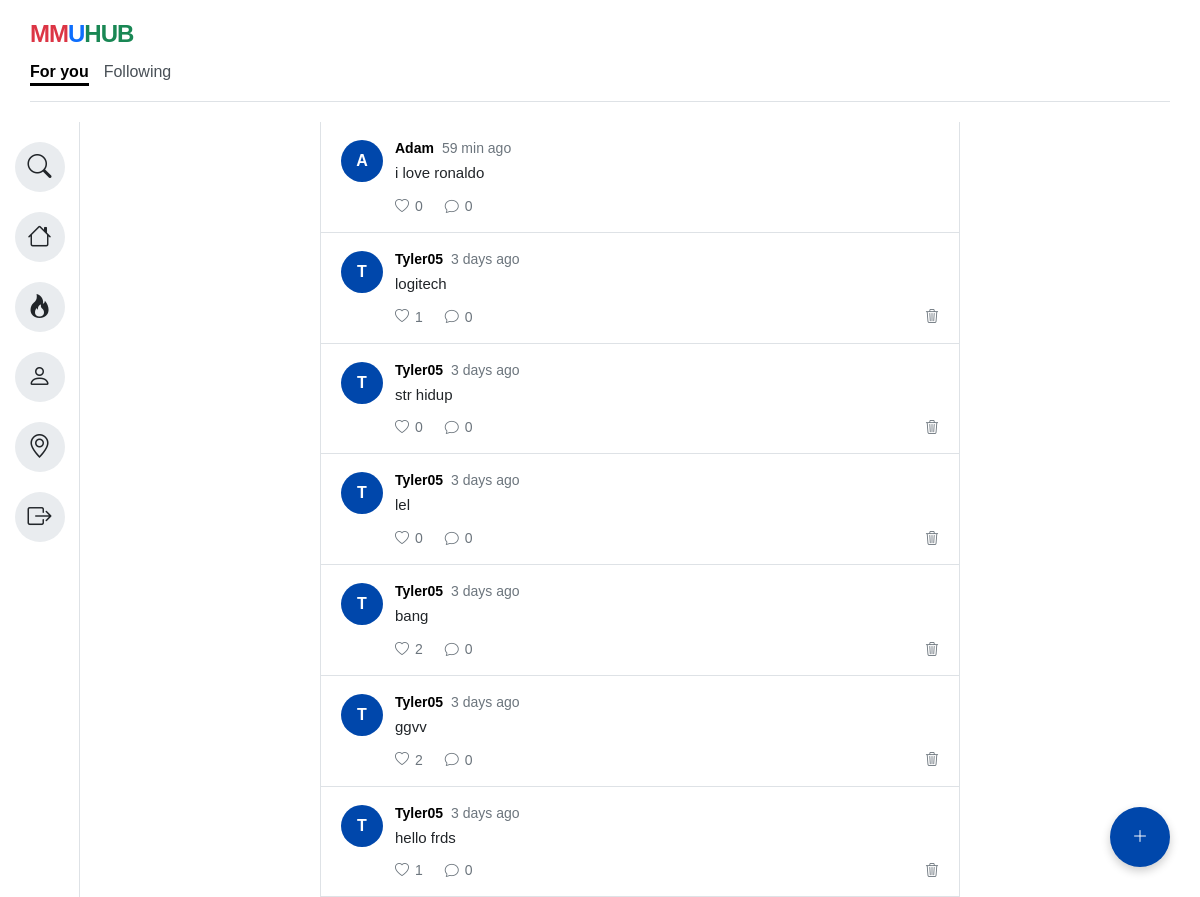
The page /Homepage.html (signed in) on the database its author committed.
### tables this page shows
CREATE TABLE posts (
        id INTEGER PRIMARY KEY AUTOINCREMENT,
        user_id INTEGER,
        content TEXT,
        created_at TIMESTAMP DEFAULT CURRENT_TIMESTAMP,
        FOREIGN KEY(user_id) REFERENCES users(id)
    );

CREATE TABLE users (
        id INTEGER PRIMARY KEY AUTOINCREMENT,
        username TEXT UNIQUE NOT NULL,
        email TEXT UNIQUE NOT NULL,
        password TEXT NOT NULL
    );

### app.py (the view)
@app.route("/Homepage.html")
def homepage():
    if "user" not in session:
        return redirect(url_for("login_page"))
    posts = get_all_posts()
    formatted_posts = []
    for post in posts:
        formatted_posts.append({
    "id": post[0],
    "username": post[1],
    "content": post[2],
    "time": time_ago(post[3]),
    "likes": get_like_count(post[0])["likes"]
})
    return render_template(
        "Homepage.html",
        username=session["user"]["username"],
        posts=formatted_posts
    )

### database.py (called while the page is built)
def connect():
    return sqlite3.connect("app.db")

### likes.py (called while the page is built)
def get_like_count(post_id):
    conn = connect()
    cursor = conn.cursor()
    cursor.execute(
        "SELECT COUNT(*) FROM likes WHERE post_id=?",
        (post_id,)
    )
    count = cursor.fetchone()[0]
    conn.close()
    return {"likes": count}

### posts.py (called while the page is built)
def get_all_posts():
    conn = connect()
    cursor = conn.cursor()
    cursor.execute("""
        SELECT
            posts.id,
            users.username,
            posts.content,
            posts.created_at
        FROM posts
        JOIN users
            ON posts.user_id = users.id
        ORDER BY posts.created_at DESC
    """)
    posts = cursor.fetchall()
    conn.close()
    return posts

### templates/Homepage.html (shortened to what this page needs)
<!DOCTYPE html>
<html lang="en">
<head>
<link rel="stylesheet"
      href="{{ url_for('static', filename='style.css') }}">
    <link rel="stylesheet" href="https://cdn.jsdelivr.net/npm/bootstrap-icons@1.11.1/font/bootstrap-icons.css">
</head>
<body>
    <div class="app-background">
        <div class="main-container">
            <header>
                <div class="logo">
                    <span class="red">MM</span><span class="blue">U</span><span class="green">HUB</span>
                </div>
                <div class="tabs">
                    <div class="tab-item active"><a href="Homepage.html">For you</a></div>
                    <div class="tab-item"><a href="Following.html">Following</a></div>
                </div>
                <hr class="header-line">
            </header>
            <div class="content-wrapper">
                <aside class="sidebar">
                    <div class="icon-group">
                      <a href="Search.html" class="icon-circle" data-tooltip="Search"><i class="bi bi-search"></i></a>
                      <a href="Homepage.html" class="icon-circle" data-tooltip="Home"><i class="bi bi-house"></i></a>
                      <a href="Trending.html" class="icon-circle" data-tooltip="Trending"><i class="bi bi-fire"></i></a>
                      <a href="Profile.html" class="icon-circle" data-tooltip="Profile"><i class="bi bi-person"></i></a>
                      <a href="Map.html" class="icon-circle" data-tooltip="Map"><i class="bi bi-geo-alt"></i></a>
                      <a href="/logout" class="icon-circle logout-icon" data-tooltip="Logout"><i class="bi bi-box-arrow-right"></i></a>
                    </div>
                </aside>
                <main class="content-area">
                    <section class="feed-container">
                        {% for post in posts %}
<article class="feed-post">
    <div class="feed-avatar avatar-blue">
        {{ post.username[0]|upper }}
    </div>
    <div class="feed-post-body">
        <div class="feed-post-header">
            <strong>{{ post.username }}</strong>
            <span>{{ post.time }}</span>
        </div>
        <p>{{ post.content }}</p>
        <div class="feed-actions">
    <button
        type="button"
        class="like-btn"
        data-post-id="{{ post.id }}">
        <i class="bi bi-heart"></i>
        <span class="like-count">{{ post.likes }}</span>
    </button>
    <button type="button">
        <i class="bi bi-chat"></i>
        <span>0</span>
    </button>
    {% if post.username == username %}
    <button
        type="button"
        class="delete-btn"
        data-post-id="{{ post.id }}"
        title="Delete Post">
        <i class="bi bi-trash3"></i>
    </button>
    {% endif %}
</div>
    </div>
</article>
{% endfor %}
                    </section>
                    <div id="createPostBtn" class="createPostBtn" data-tooltip="New Post">
                        <i class="bi bi-plus-lg"></i>
                    </div>
                </main>
            </div>
        </div>
    </div>
</body>
</html>

### static/style.css (style rules this page uses)
* { box-sizing: border-box; margin: 0; padding: 0; font-family: Arial, sans-serif; }
body, html { height: 100%; width: 100%; overflow: hidden; }
.app-background { background-color: #212529; width: 100vw; height: 100vh; display: flex; justify-content: center; align-items: center; padding: 0; }
.main-container { background-color: #ffffff; width: 100%; height: 100%; display: flex; flex-direction: column; overflow: hidden; }
header { padding: 20px 30px; }
.logo { font-size: 24px; font-weight: bold; letter-spacing: -1px; margin-bottom: 15px; }
.logo .red { color: #dc3545; }
.logo .blue { color: #0d6efd; }
.logo .green { color: #198754; }
a { text-decoration: none; color: inherit; }
.tabs { display: flex; gap: 15px; font-size: 16px; color: #495057; }
.tab-item { position: relative; padding-bottom: 5px; cursor: pointer; }
.tab-item.active { font-weight: bold; color: #000000; cursor: default; }
.tab-item::after { content: ''; position: absolute; left: 0; bottom: 0; width: 100%; height: 3px; background-color: #000000; transform: scaleX(0); transition: transform 0.2s ease-in-out; transform-origin: center; }
.tab-item.active::after { transform: scaleX(1); }
.tab-item:not(.active) { cursor: pointer; }
.header-line { margin-top: 15px; border: none; border-bottom: 1px solid #dee2e6; }
.content-wrapper { display: flex; justify-content: center; position: relative; flex: 1; min-height: 0; }
.sidebar { width: 80px; background-color: #ffffff; border-right: 1px solid #dee2e6; display: flex; flex-direction: column; align-items: center; padding: 20px 0; }
.icon-group { display: flex; flex-direction: column; gap: 20px; }
.icon-circle { width: 50px; height: 50px; background-color: #e9ecef; border-radius: 50%; display: flex; justify-content: center; align-items: center; font-size: 24px; color: #212529; cursor: pointer; transition: background-color 0.2s; position: relative; }
.content-area { flex: 1; background-color: #ffffff; position: relative; overflow-y: auto; }
.feed-container { width: 100%; max-width: 640px; min-height: 100%; border-left: 1px solid #dee2e6; border-right: 1px solid #dee2e6; background-color: #ffffff; margin: 0 auto; }
.feed-post { display: flex; gap: 12px; padding: 18px 20px; border-bottom: 1px solid #dee2e6; }
.feed-avatar { width: 42px; height: 42px; border-radius: 50%; color: #ffffff; display: flex; align-items: center; justify-content: center; font-weight: 700; flex-shrink: 0; }
.avatar-blue { background-color: #0047AB; }
.feed-post-body { min-width: 0; flex: 1; }
.feed-post-header { display: flex; align-items: center; gap: 8px; flex-wrap: wrap; margin-bottom: 6px; font-size: 14px; }
.feed-post-header span { color: #6c757d; }
.feed-post-body p { font-size: 15px; line-height: 1.45; color: #212529; }
.feed-actions { display: flex; gap: 22px; margin-top: 14px; }
.feed-actions button { border: none; background: none; color: #6c757d; display: flex; align-items: center; gap: 6px; font-size: 14px; cursor: pointer; padding: 0; }
.createPostBtn { position: fixed; bottom: 30px; right: 30px; z-index: 999; width: 60px; height: 60px; border-radius: 50%; background-color: #0047AB; color: white; display: flex; justify-content: center; align-items: center; box-shadow: 0 4px 10px rgba(0,0,0,0.2); cursor: pointer; }
[data-tooltip]::after { content: attr(data-tooltip); position: absolute; left: 65px; background-color: #212529; color: #ffffff; padding: 6px 12px; border-radius: 6px; font-size: 13px; white-space: nowrap; opacity: 0; visibility: hidden; transition: opacity 0.2s ease, visibility 0.2s ease; pointer-events: none; z-index: 100; }
.createPostBtn[data-tooltip]::after { left: auto; right: 70px; bottom: 17px; }
.delete-btn { background: transparent; border: none; color: #9ca3af; cursor: pointer; font-size: 16px; margin-left: auto; transition: all .2s ease; }
.logout-icon { margin-top: auto; }

### rows shown on the page
posts: username "A", username "Adam", time "59 min ago", content "i love ronaldo", likes "0"
posts: username "T", username "Tyler05", time "3 days ago", content "logitech", likes "1"
posts: username "T", username "Tyler05", time "3 days ago", content "str hidup", likes "0"
posts: username "T", username "Tyler05", time "3 days ago", content "lel", likes "0"
posts: username "T", username "Tyler05", time "3 days ago", content "bang", likes "2"
posts: username "T", username "Tyler05", time "3 days ago", content "ggvv", likes "2"
posts: username "T", username "Tyler05", time "3 days ago", content "hello frds", likes "1"
